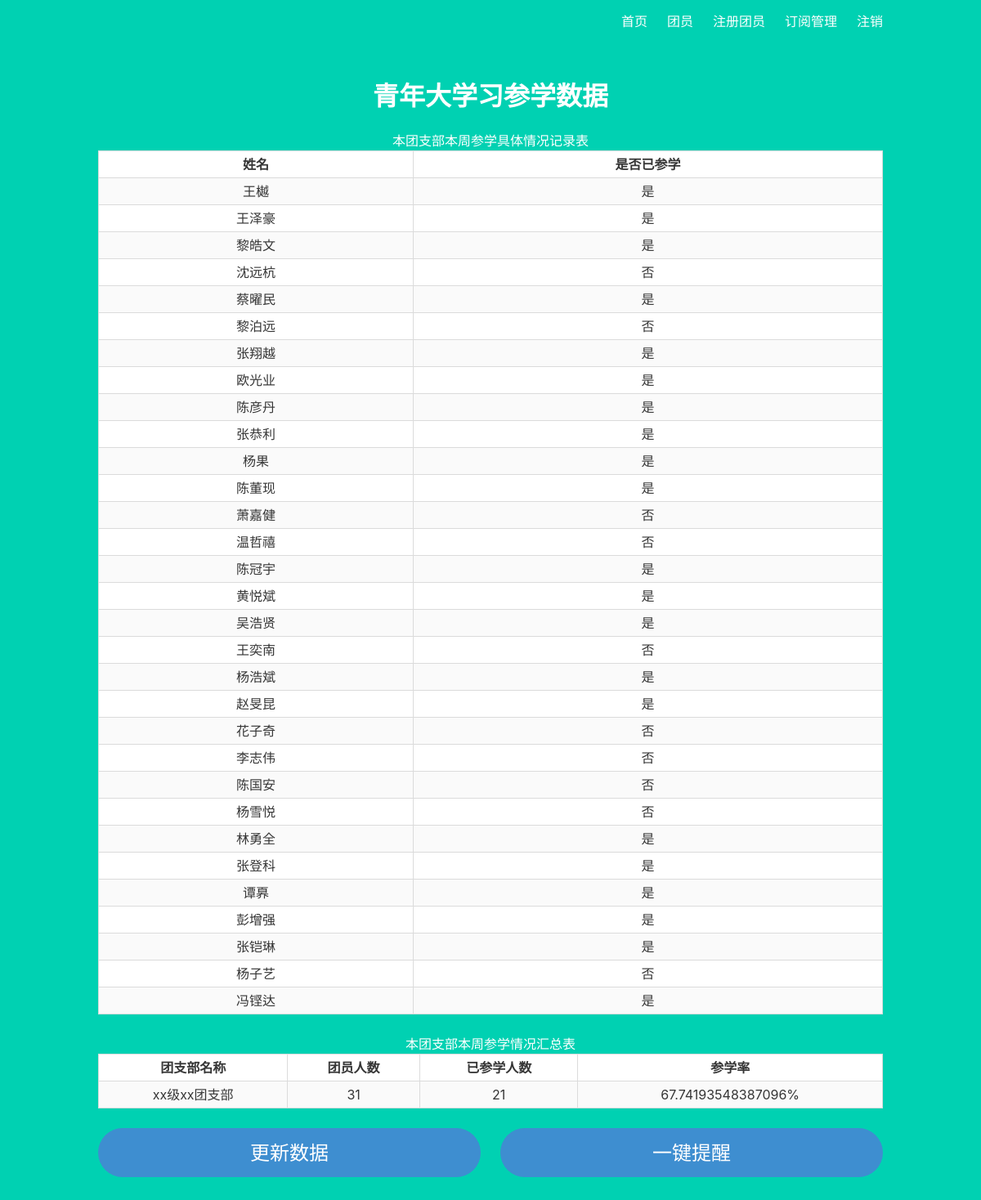
Page /branch/members (signed in) on the earlier database version.
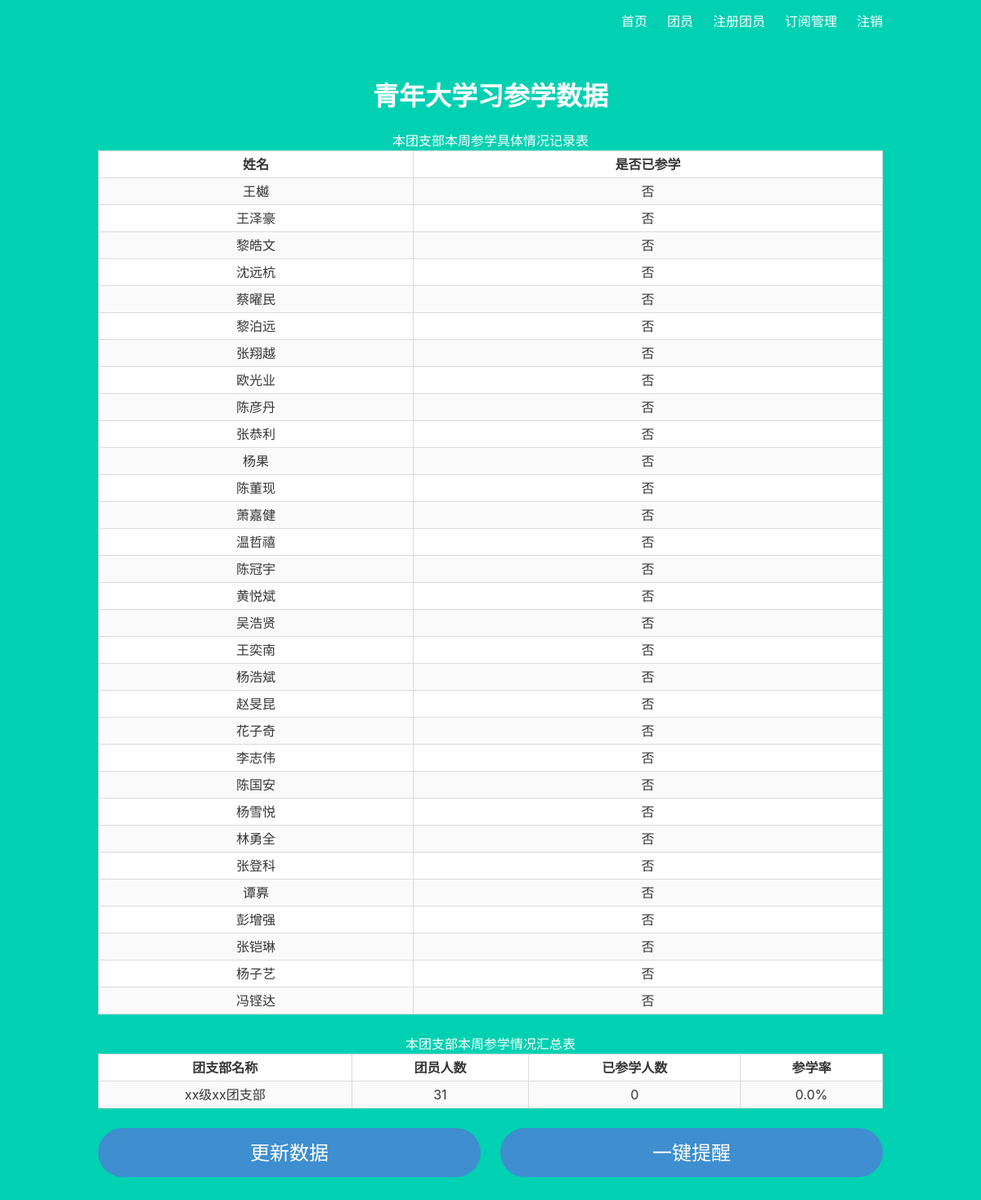
Same page on the later database version.
### models.py (models this page shows, shortened)
class User(db.Model):
    __tablename__ = 'user'
    id = db.Column(db.Integer, primary_key=True)
    email_address = db.Column(db.String(100), unique=True, nullable=False)
    nickname = db.Column(db.String(20), unique=False, nullable=False)
    real_name = db.Column(db.String(20), unique=True, nullable=False)
    phone_number = db.Column(db.String(11), unique=False, nullable=False)
    password_hash = db.Column(db.String(256), nullable=False)
    finished = db.Column(db.Boolean, default=False)
    updated_at = db.Column(db.DateTime(timezone=False), default=datetime.datetime.utcnow(), onupdate=datetime.datetime.utcnow())
    tags = db.relationship('Subscription', secondary=subscriptions1, lazy='subquery', backref=db.backref('users', lazy=True))
    role_id = db.Column(db.Integer, db.ForeignKey('role.id'), nullable=False)
    youth_league_branch_id = db.Column(db.Integer, db.ForeignKey('youth_league_branch.id'), nullable=False)

class YouthLeagueBranch(db.Model):
    __tablename__ = 'youth_league_branch'
    id = db.Column(db.Integer, primary_key=True)
    users = db.relationship('User', backref='youth_league_branch', lazy=True)
    real_name = db.Column(db.String(20), unique=True, nullable=False)
    email_address = db.Column(db.String(100), unique=True, nullable=False)
    phone_number = db.Column(db.String(11), unique=True, nullable=False)
    password_hash = db.Column(db.String(256), nullable=False)
    num_finished = db.Column(db.Integer, default=0, nullable=False)
    updated_at = db.Column(db.DateTime(timezone=False), default=datetime.datetime.utcnow(), onupdate=datetime.datetime.utcnow())
    tags = db.relationship('Subscription', secondary=subscriptions2, lazy='subquery', backref=db.backref('branches', lazy=True))
    role_id = db.Column(db.Integer, db.ForeignKey('role.id'), nullable=False)
    admin_id = db.Column(db.Integer, db.ForeignKey('system_admin.id'), nullable=False)
    login_link = db.Column(db.String(400), default=config.login_link)
    data_link = db.Column(db.String(400), default=config.data_link)

### branch.py (the view)
@branch_bp.route('/branch/members')
@branch_required
def members():
    g.finished_dict = {True: '是', False: '否'}
    assert branch_bp
    return render_template('branch/members.html')

### auth.py (called while the page is built)
def branch_required(view):
    @functools.wraps(view)
    def wrapped_view(**kwargs):
        if 'branch_id' not in session.keys() or session['branch_id'] is None or 'role_id' not in session.keys() or session['role_id'] != 2:
            return render_template('error.html', error='没有权限操作',
                                   info='当前账号没有团支部权限'), 404
        return view(**kwargs)
    return wrapped_view

### branch.py (called while the page is built)
@branch_bp.before_request
def load_branch():
    if session['branch_id']:
        branch = YouthLeagueBranch.query.filter_by(id=session['branch_id']).first()
        g.branch = branch

### templates/branch/members.html (shortened to what this page needs)
{% extends 'base.html' %}
{% block content %}
    <h1 class="title">
    青年大学习参学数据
    </h1>
    {% set dev = namespace(value=0) %}
    <table class="table is-bordered is-striped is-narrow is-hoverable is-fullwidth">
        <tbody>
        <tr>
            {% for col in ['姓名', '是否已参学'] %}
                <th>{{col}}</th>
            {% endfor %}
        </tr>
        {% for user in g.branch.users %}
            {% set dev.value = dev.value + 1 %}
            <tr>
                <td><a href="#">{{ user.real_name }}</a></td>
                <td>{{ g.finished_dict[user.finished] }}</td>
            </tr>
        {% endfor %}
        </tbody>
    </table>
    <table class="table is-bordered is-striped is-narrow is-hoverable is-fullwidth">
        <tbody>
        <tr>
            {% for col in ['团支部名称', '团员人数', '已参学人数', '参学率'] %}
                <th>{{ col }}</th>
            {% endfor %}
        </tr>
            <tr>
                <td><a href="#">{{ g.branch.real_name }}</a></td>
                <td>{{ dev.value }}</td>
                <td>{{ g.branch.num_finished }}</td>
                <td>
                    {% if dev.value != 0 %}
                        {{ "{}%".format(g.branch.num_finished / dev.value * 100) }}
                    {% else %}
                        -
                    {% endif %}
                </td>
            </tr>
        </tbody>
    </table>
    <div class="columns">
        <div class="column">
            <a href="{{ url_for('branch.update') }}" class="button is-rounded is-info is-large column">更新数据</a>
        </div>
        <div class="column">
            <a href="{{ url_for('branch.notify') }}" class="button is-rounded is-info is-large column">一键提醒</a>
        </div>
    </div>
{% endblock %}

### templates/base.html (shortened to what this page needs)
<!DOCTYPE html>
<html lang="en">
<head>
    <link rel="stylesheet" href="https://cdnjs.cloudflare.com/ajax/libs/bulma/0.7.2/css/bulma.min.css" />
    <link rel="stylesheet" href="https://maxcdn.bootstrapcdn.com/font-awesome/4.7.0/css/font-awesome.min.css"/>
</head>
<body>
    <section class="hero is-primary is-fullheight">
        <div class="hero-head">
            <nav class="navbar">
                <div class="container">
                    <div id="navbarMenuHeroA" class="navbar-menu">
                        <div class="navbar-end">
                            <a href="{{ url_for('index.index') }}" class="navbar-item">首页</a>
                            {% if session['user_id'] %}
                                <a href="{{ url_for('user.subscriptions') }}" class="navbar-item">订阅管理</a>
                                {% if not session['user_finished'] %}
                                <a href="{{ url_for('user.update') }}" class="navbar-item">更新状态</a>
                                {% endif %}
                                <a href="{{ url_for('auth.logout') }}" class="navbar-item">注销</a>
                            {% elif session['branch_id'] %}
                                <a href="{{ url_for('branch.members') }}" class="navbar-item">团员</a>
                                <a href="{{ url_for('branch.user_register') }}" class="navbar-item">注册团员</a>
                                <a href="{{ url_for('branch.subscriptions') }}" class="navbar-item">订阅管理</a>
                                <a href="{{ url_for('auth.logout') }}" class="navbar-item">注销</a>
                            {% else %}
                                <a href="{{ url_for('auth.login') }}" class="navbar-item">登录</a>
                                <a href="{{ url_for('auth.register') }}" class="navbar-item">注册</a>
                            {% endif %}
                        </div>
                    </div>
                </div>
            </nav>
        </div>
        <div class="hero-body">
            <div class="container has-text-centered">
               {% block content %}
               {% endblock %}
            </div>
        </div>
    </section>
</body>
</html>

Differences in the rows shown:
changed User "王樾": finished "是" → "否"
changed User "王泽豪": finished "是" → "否"
changed User "黎皓文": finished "是" → "否"
changed User "蔡曜民": finished "是" → "否"
changed User "张翔越": finished "是" → "否"
changed User "欧光业": finished "是" → "否"
changed User "陈彦丹": finished "是" → "否"
changed User "张恭利": finished "是" → "否"
changed User "杨果": finished "是" → "否"
changed User "陈董现": finished "是" → "否"
changed User "陈冠宇": finished "是" → "否"
changed User "黄悦斌": finished "是" → "否"
changed User "吴浩贤": finished "是" → "否"
changed User "杨浩斌": finished "是" → "否"
changed User "赵旻昆": finished "是" → "否"
changed User "林勇全": finished "是" → "否"
changed User "张登科": finished "是" → "否"
changed User "谭奡": finished "是" → "否"
changed User "彭增强": finished "是" → "否"
changed User "张铠琳": finished "是" → "否"
changed User "冯铿达": finished "是" → "否"
changed YouthLeagueBranch "xx级xx团支部": branch.num_finished "21" → "0"; g.branch.num_finished/dev.value*100 "67.74193548387096%" → "0.0%"
